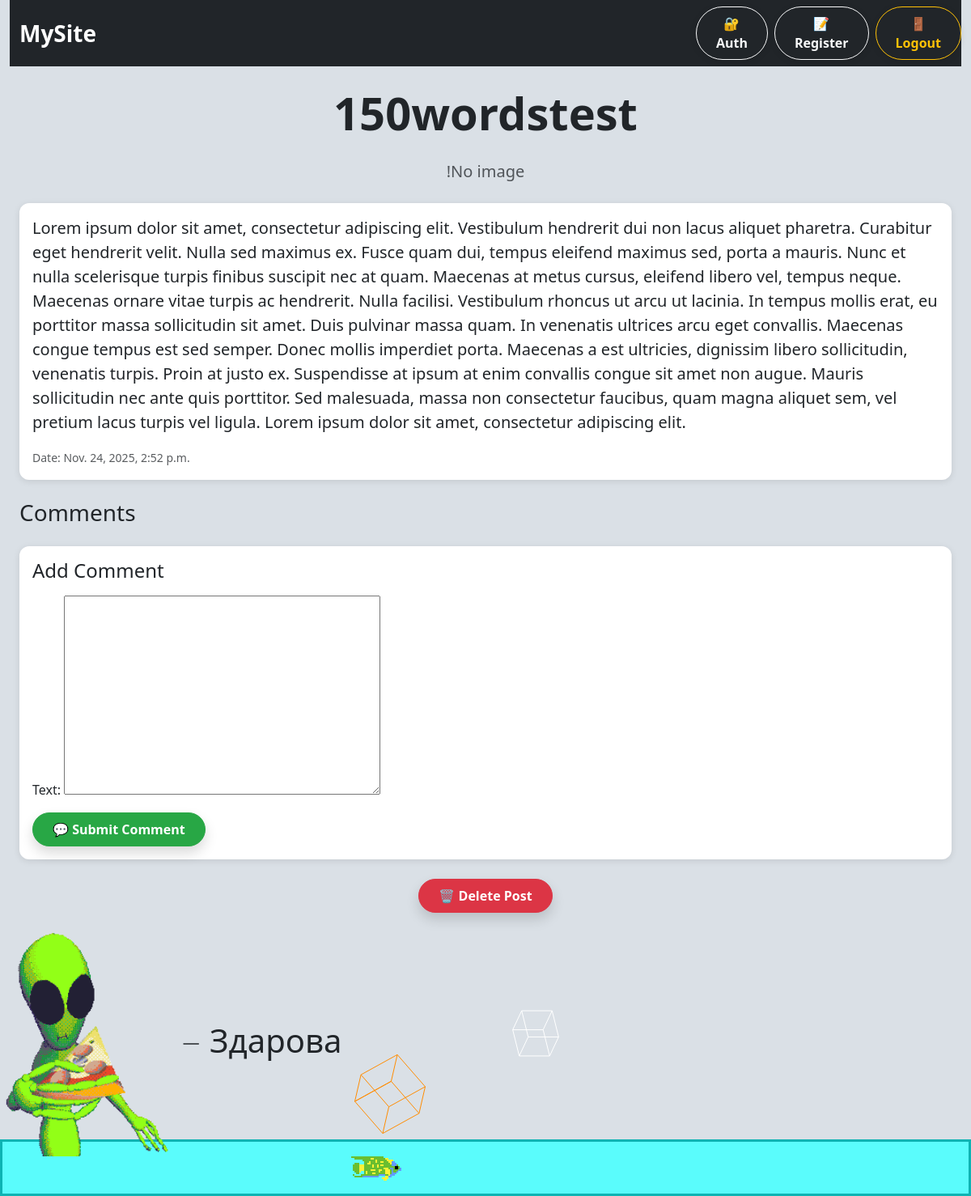
The page /article/1/ (signed in) on the database as committed earlier.
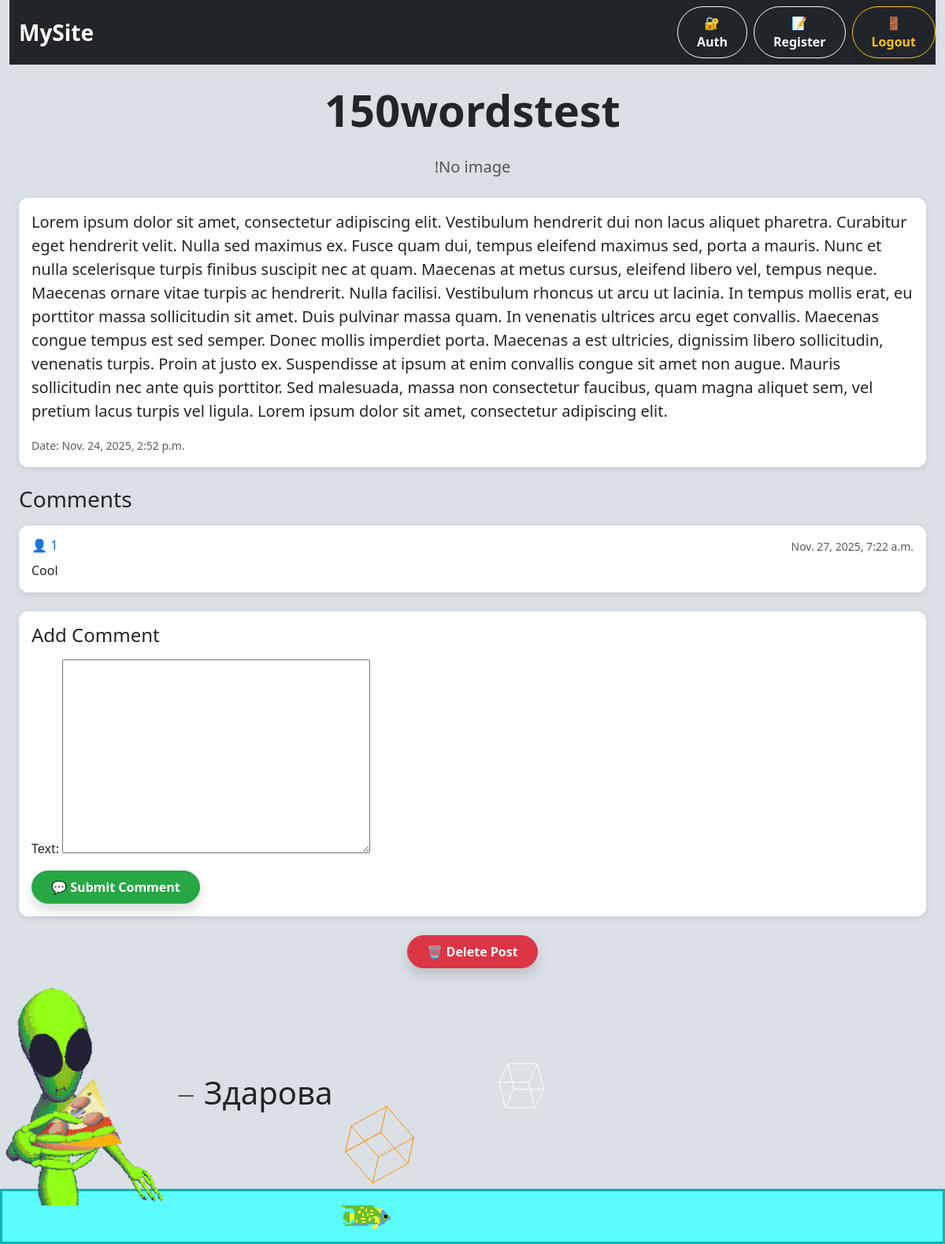
The same page on the database as committed later.
### main/models.py (models this page shows, shortened)
class Articles(models.Model):
    title = models.CharField('Name', max_length=100)
    text = models.TextField('Text')
    date = models.DateTimeField('Date', auto_now_add=True)
    image = models.ImageField('Image', upload_to='articles_images/', null=True, blank=True)
    author = models.ForeignKey(User, on_delete=models.CASCADE)
    likes = models.IntegerField(default=0)
    liked_by = models.ManyToManyField(User, related_name='liked_articles', blank=True)

class Comment(models.Model):
    post = models.ForeignKey(Articles, on_delete=models.CASCADE)
    author = models.ForeignKey(User, on_delete=models.CASCADE)
    text = models.TextField()
    created_at = models.DateTimeField(auto_now_add=True)

### main/views.py (the view)
# urls.py: path('article/<int:pk>/', post_detail, name='post_detail'),
@login_required(login_url='/log/')
def post_detail(request, pk):
    post = get_object_or_404(Articles, pk=pk)
    comments = Comment.objects.filter(post=post).order_by('-created_at')
    if request.method == 'POST':
        form = forms.CommentForm(request.POST)
        if form.is_valid():
            comment = form.save(commit=False)
            comment.author = request.user
            comment.post = post
            comment.save()
            return redirect('post_detail', pk=post.pk)
    else:
        form = forms.CommentForm()
    context = {
        'post': post,
        'comments': comments,
        'form': form,
    }
    return render(request, 'post_detail.html', context)

### main/forms.py
class CommentForm(forms.ModelForm):
    class Meta:
        model = models.Comment
        fields = ['text']

### templates/post_detail.html (shortened to what this page needs)
{% extends 'inheritance.html'%}
{% block div %}
<div class="container-fluid py-4">
    <div class="text-center mb-4">
        <h1 class="display-4 fw-bold text-dark">{{ post.title }}</h1>
    </div>
    <div class="text-center mb-4">
        {% if post.image %}
            <img src="{{ post.image.url }}" alt="{{ post.title }}" class="img-fluid rounded shadow" style="max-width: 50%; height: auto;">
        {% else %}
            <p class="text-muted fs-5">!No image</p>
        {% endif %}
    </div>
    <div class="card shadow-sm border-0 mb-4">
        <div class="card-body">
            <p class="card-text fs-5 lh-base">{{ post.text }}</p>
            <p class="text-muted mb-0"><small>Date: {{ post.date }}</small></p>
        </div>
    </div>
    <div class="mb-4">
        <h3 class="mb-3">Comments</h3>
        {% for el in comments %}
        <div class="card shadow-sm border-0 mb-3">
            <div class="card-body">
                <div class="d-flex justify-content-between align-items-start mb-2">
                    <h6 class="card-title text-primary mb-0">👤 {{ el.author }}</h6>
                    <small class="text-muted">{{ el.created_at }}</small>
                </div>
                <p class="card-text mb-0">{{ el.text }}</p>
            </div>
        </div>
        {% endfor %}
    </div>
    <div class="card shadow-sm border-0 mb-4">
        <div class="card-body">
            <h4 class="mb-3">Add Comment</h4>
            <form method="post">
                <div class="mb-3">
                    {{ form }}
                </div>
                <button type="submit" class="btn btn-success rounded-pill px-4 py-2 fw-bold shadow">
                    💬 Submit Comment
                </button>
            </form>
        </div>
    </div>
    <div class="text-center">
        <form action="{% url 'delete-article' pk=post.pk %}" method="post" style="display:inline;">
            <button type="submit" class="btn btn-danger rounded-pill px-4 py-2 fw-bold shadow"
                    onclick="return confirm('Are you sure you want to delete this post?')">
                🗑️ Delete Post
            </button>
        </form>
    </div>
</div>
{%endblock%}

### templates/inheritance.html (shortened to what this page needs)
<!DOCTYPE html>
<html lang="en">
<head>
    <link href="https://cdn.jsdelivr.net/npm/bootstrap@5.3.8/dist/css/bootstrap.min.css" rel="stylesheet"
>
        <link rel="stylesheet" href="/static/css/inheritance.css">
<link rel="stylesheet" href="https://cdn.jsdelivr.net/npm/bootstrap-icons@1.11.0/font/bootstrap-icons.css">
</head>
<body>
    <header>
    <div class="container-fluid">
        <nav class="navbar navbar-expand-md navbar-dark bg-dark py-2">
            <div class="container-fluid large grid centered square-grid">
                <a class="navbar-brand fw-bold fs-3 text-xl" href="/">MySite</a>
</div>
                <div class="collapse navbar-collapse" id="navbarCollapse">
                    <ul class="navbar-nav ms-auto mb-2 mb-md-0">
                        <li class="nav-item d-flex gap-2 align-items-center">
                            <a href="\log" class="btn btn-outline-light rounded-pill px-4 py-2 fw-bold shadow-sm">
                                🔐 Auth
                            </a>
                            <a href="\reg" class="btn btn-outline-light rounded-pill px-4 py-2 fw-bold shadow-sm">
                                📝 Register
                            </a>
                            <a href="\logout" class="btn btn-outline-warning rounded-pill px-4 py-2 fw-bold shadow-sm">
                                🚪 Logout
                            </a>
                        </li>
                    </ul>
                </div>
            </div>
</header>
<div class="container-fluid">
    {% block div %}{% endblock %}
</div>
<div style="display: flex; max-width: 80%; float: left; z-index: 2; align-items: center; margin-right: 10px;">
    <img src="/media/template/gif/pizzalien.gif" height="auto" width="100%" style="z-index: 4;">
    <svg xmlns="http://www.w3.org/2000/svg" width="50" height="50" fill="currentColor" class="bi bi-dash-lg" viewBox="0 0 16 16">
  <path fill-rule="evenodd" d="M2 8a.5.5 0 0 1 .5-.5h11a.5.5 0 0 1 0 1h-11A.5.5 0 0 1 2 8"/>
</svg> <h1 style="margin-left: 10px;"> Здарова</h1>
</div>
 <canvas id="cubeCanvas" width="100" height="100"></canvas>
 <canvas id="mycanvas0" width="250" height="250"></canvas>
<div>
<marquee
  direction="down"
  width="900"
  height="200"
  behavior="alternate"
  style="border:solid; border-color: rgb(14, 179, 179); background-color: rgb(90, 252, 252);">
  <marquee behavior="alternate"><img alt="angel fish" src="/media/template/img/angel.png"></marquee>
  </div>
{% load static %}
</body>
</html>

### static/css/inheritance.css (style rules this page uses)
body { background-color: #dae0e6; }
.card { border-radius: 12px !important; }
.btn-success { background-color: #28a745 !important; border-color: #28a745 !important; transition: all 0.3s ease; }
.btn-danger { background-color: #dc3545 !important; border-color: #dc3545 !important; transition: all 0.3s ease; }
.shadow-sm { box-shadow: 0 2px 8px rgba(0,0,0,0.1) !important; }

Rows that differ between the two databases and show on the page:
added Comment: author "1", created_at "Nov. 27, 2025, 7:22 a.m.", text "Cool"
